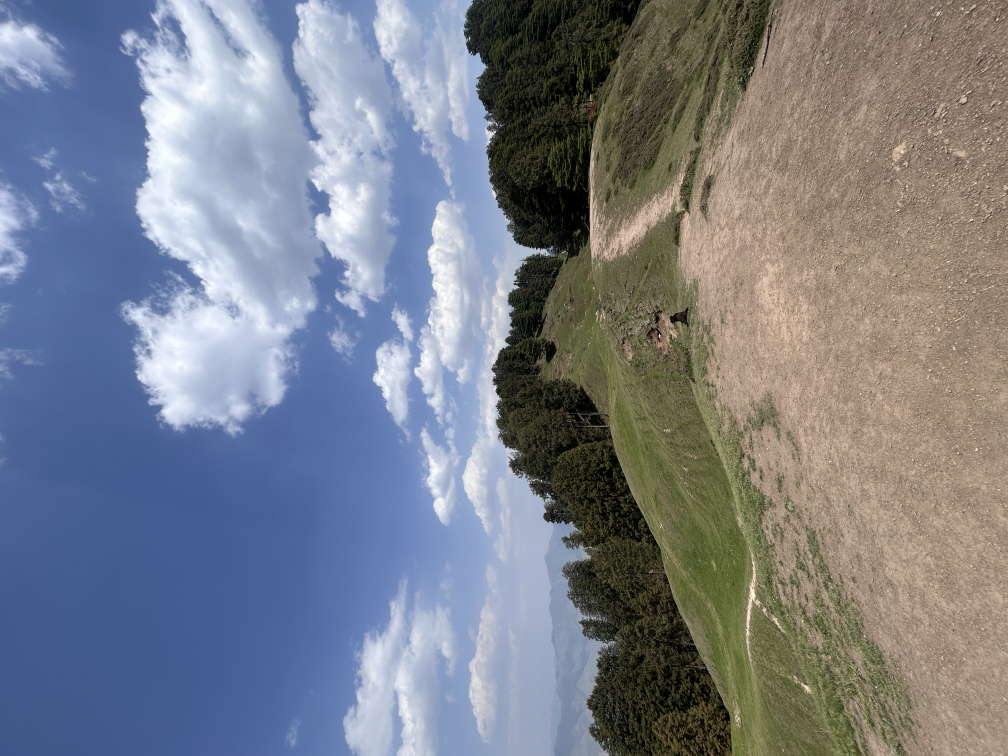
#> input picture test.JPG, 4032 x 3024 px (shown at 1/4 size)
$ python -i image_filter.py   (imports and definitions only)
#> lines starting #> are read from the running program, lines starting #| are printed output that depends on the picture
from PIL import Image, ImageFilter, ImageOps
import os
import tkinter as tk
from tkinter import filedialog, messagebox, ttk

# --- Core Filter Functions ---
def apply_grayscale(img):
    return img.convert("L")

# [4 lines left out: function apply_blur, not called in this run]

def apply_edge_enhance(img):
    return img.filter(ImageFilter.EDGE_ENHANCE)

def apply_invert(img):
    if img.mode == 'RGBA':
        # Split into RGB and Alpha, invert RGB only
        r, g, b, a = img.split()
        rgb = Image.merge('RGB', (r, g, b))
        inverted = ImageOps.invert(rgb)
        r, g, b = inverted.split()
        return Image.merge('RGBA', (r, g, b, a))
    else:
        return ImageOps.invert(img)

# [15 lines left out: function apply_sepia, not called in this run]

# --- Main Application ---
class ImageFilterApp:
    # [106 lines left out: functions __init__, setup_ui, open_image, apply_filter, console_mode, not called in this run]

# --- Run the App ---
# [9 lines not run here, left out]

>>> from PIL import Image
>>> picture = Image.open('test.JPG')
#> picture is the input picture: PIL image 4032x3024 RGB; mean R, G, B 122.1, 126.9, 137.3
>>> result = apply_invert(picture)
#> in apply_invert, `return ImageOps.invert(img)`:
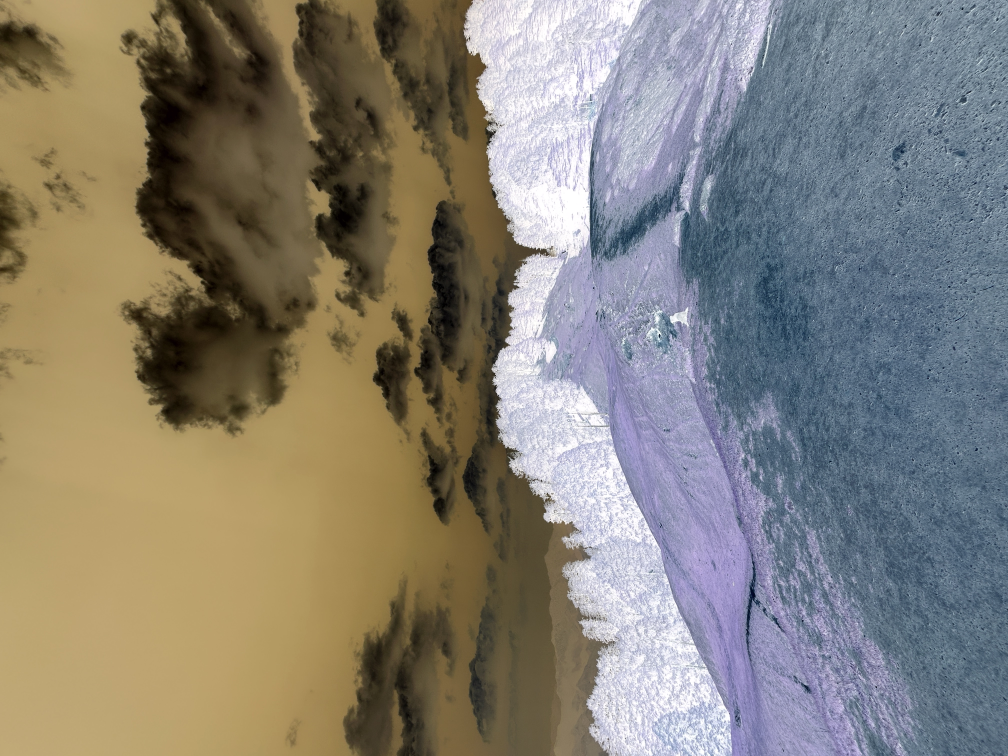
#> returned value: PIL image 4032x3024 RGB (shown at 1/4 size); mean R, G, B 132.9, 128.1, 117.7
